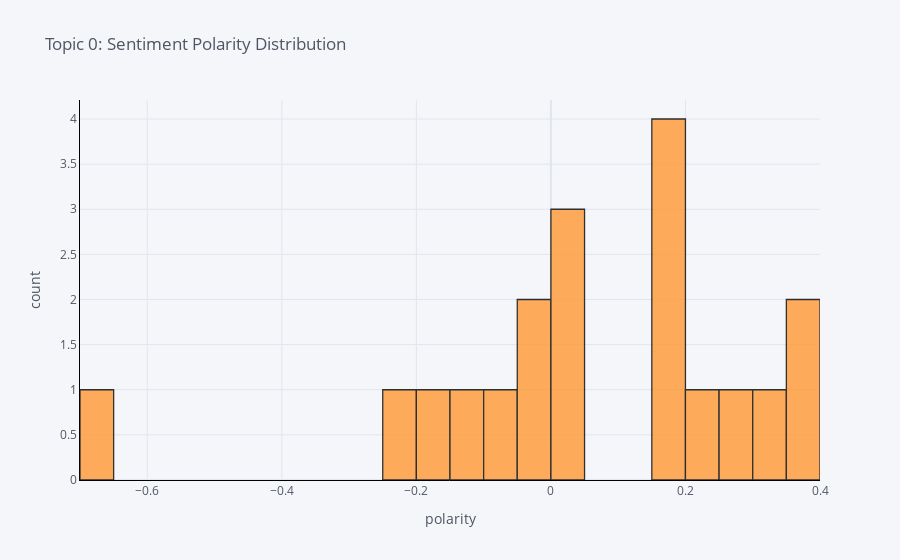

Notebook source saved alongside this figure:
### Code cell
plot_model(model=lda, plot = 'sentiment')

### Figure 1 — Plotly figure (JSON) as saved in the notebook; plotly's stock layout.template omitted (floating-point values rounded to 4 significant figures)
{"data": [{"histfunc": "count", "histnorm": "", "marker": {"color": "rgba(255, 153, 51, 1.0)", "line": {"color": "#000000", "width": 1.3}}, "name": "text", "nbinsx": 50, "opacity": 0.8, "orientation": "v", "type": "histogram", "x": [0.3, -0.0425, 0.1857, -0.24, 0.35, 0.1933, 0.3625, -0.05185, 0.025, 0.1604, -0.6667, 0.175, 0.2963, -0.1667, 0.03, 0.0375, 0.2434, -0.1071, -0.01071]}], "layout": {"barmode": "overlay", "legend": {"bgcolor": "#F5F6F9", "font": {"color": "#4D5663"}}, "paper_bgcolor": "#F5F6F9", "plot_bgcolor": "#F5F6F9", "title": {"font": {"color": "#4D5663"}, "text": "Topic 0: Sentiment Polarity Distribution"}, "xaxis": {"gridcolor": "#E1E5ED", "linecolor": "black", "showgrid": true, "tickfont": {"color": "#4D5663"}, "title": {"font": {"color": "#4D5663"}, "text": "polarity"}, "zerolinecolor": "#E1E5ED"}, "yaxis": {"gridcolor": "#E1E5ED", "linecolor": "black", "showgrid": true, "tickfont": {"color": "#4D5663"}, "title": {"font": {"color": "#4D5663"}, "text": "count"}, "zerolinecolor": "#E1E5ED"}}}
